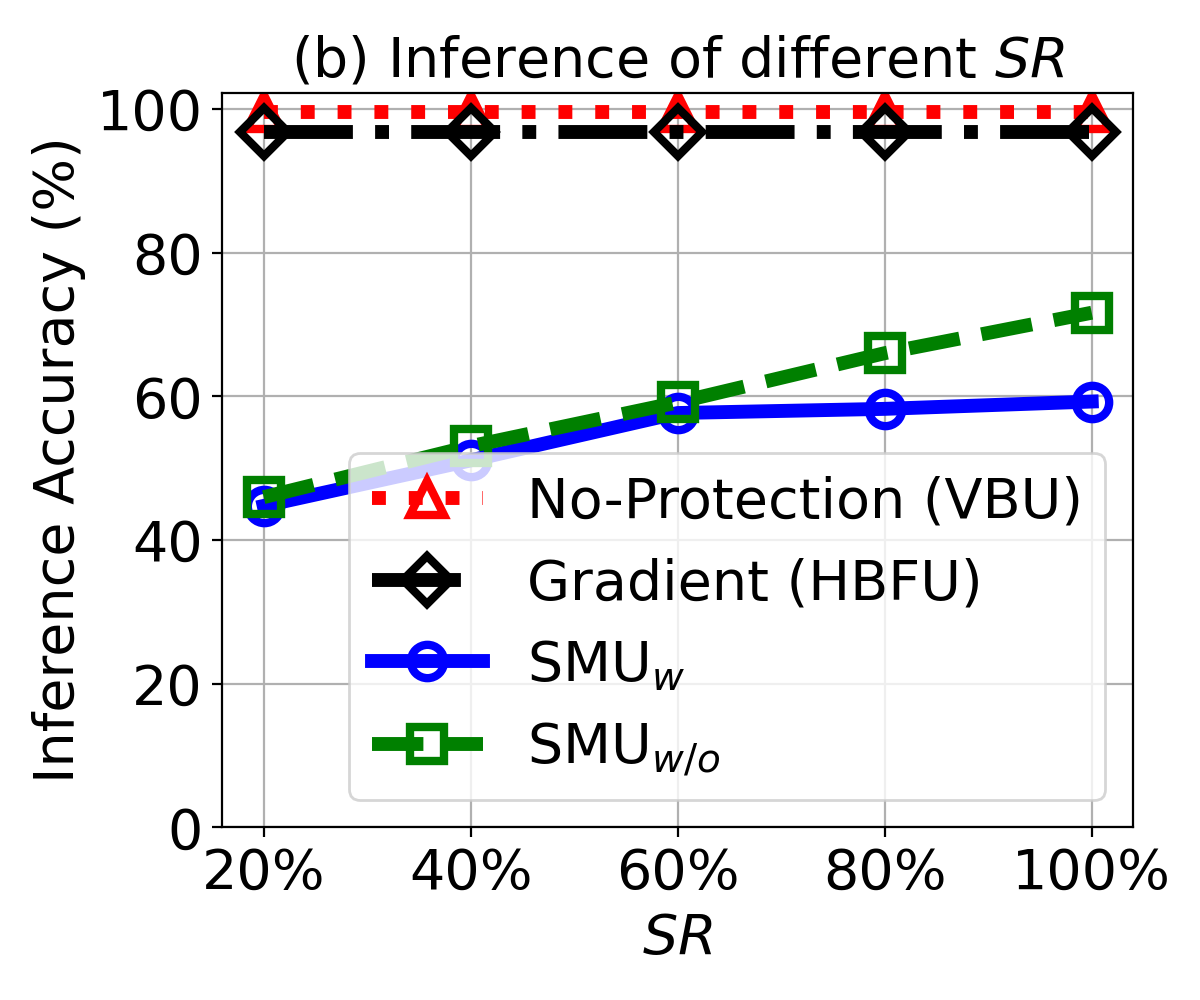

The script that saved this image:


import numpy as np
import matplotlib.pyplot as plt
import math
epsilon = 3
beta = 1 / epsilon


# validation_for_plt =[97,95.8600, 94.9400, 93.5400, 93.2400]
# attack_for_plt=[0, 0.3524, 0, 0.1762, 0.1762]
# basic_for_plt=[99.8, 99.8, 99.8, 99.8, 99.8]

x=[0, 20, 40, 60, 80]
# validation_for_plt =[97,95.8600, 94.9400, 93.5400, 93.2400]
# attack_for_plt=[0, 0.3524, 0, 0.1762, 0.1762]
# basic_for_plt=[99.8, 99.8, 99.8, 99.8, 99.8]

#labels = ['0%','20%', '40%', '60%', '80%', '99%' ]
labels = ['20%', '40%', '60%', '80%', '100%']

unl_hess_r = [96.80, 96.80, 96.80, 96.80, 96.80]
unl_vbu = [99.53, 99.53, 99.53, 99.53, 99.53]

unl_ss_w = [44.75, 51.09, 57.68, 58.26, 59.28]
unl_ss_wo = [45.97, 53.07, 59.16, 66.01, 71.64]

with_replacement = []
without_replacement = []
for i in range(len(x)):
    with_replacement.append( 1- math.pow(99/100,x[i]))
    without_replacement.append(x[i]/100)

print(with_replacement)
print(without_replacement)

plt.figure(figsize=(6, 5))
l_w=5
m_s=12
marker_s = 3
markevery=1
#plt.figure(figsize=(8, 5.3))
#plt.plot(x, unl_fr, color='blue', marker='^', label='Retrain',linewidth=l_w, markersize=m_s)

plt.plot(x, unl_vbu, linestyle=':', color='r',  marker='^', fillstyle='none', markevery=markevery,
         label='No-Protection (VBU)', linewidth=l_w,  markersize=m_s, markeredgewidth=marker_s)
# plt.plot(x, unl_vbu, color='r',  marker='p',  label='No-Protection (VBU)',linewidth=l_w, markersize=m_s)
plt.plot(x, unl_hess_r, linestyle='-.', color='k',  marker='D', fillstyle='none', markevery=markevery,
         label='Gradient (HBFU)',linewidth=l_w, markersize=m_s, markeredgewidth=marker_s)
#plt.plot(x, unl_hess_r, color='dodgerblue',  marker='o', linestyle='-.', label='Gradient (HBFU)',linewidth=l_w, markersize=m_s)
#plt.plot(x, without_replacement, color='palegreen',  marker='1',  label='RFU-SS',linewidth=l_w, markersize=m_s)

plt.plot(x, unl_ss_w, linestyle='-', color='b', marker='o', fillstyle='none', markevery=markevery,
         label='SMU$_{w}$', linewidth=l_w, markersize=m_s, markeredgewidth=marker_s)

plt.plot(x, unl_ss_wo, linestyle='--', color='g',  marker='s', fillstyle='none', markevery=markevery,
         label='SMU$_{w/o}$',linewidth=l_w, markersize=m_s, markeredgewidth=marker_s)



#plt.plot(x, unl_vibu, color='silver',  marker='d',  label='VIBU',linewidth=4,  markersize=10)

# plt.plot(x, y_sa03, color='r',  marker='2',  label='AAAI21 A_acc, pr=0.3',linewidth=3, markersize=8)
# plt.plot(x, y_sa05, color='darkblue',  marker='4',  label='AAAI21 A_acc, pr=0.5',linewidth=3, markersize=8)
# plt.plot(x, y_ma03, color='darkviolet',  marker='3',  label='FedMC A_acc, pr=0.3',linewidth=3, markersize=8)
# plt.plot(x, y_ma05, color='cyan',  marker='p',  label='FedMC A_acc, pr=0.5',linewidth=3, markersize=8)


plt.grid()
leg = plt.legend(fancybox=True, shadow=True)
# plt.xlabel('Malicious Client Ratio (%)' ,fontsize=16)
plt.ylabel('Inference Accuracy (%)' ,fontsize=20)
my_y_ticks = np.arange(0 ,110, 20)
plt.yticks(my_y_ticks,fontsize=20)
plt.xlabel('$\it{SR}$' , fontsize=20)

plt.xticks(x, labels, fontsize=20)
# plt.title('CIFAR10 IID')

plt.title('(b) Inference of different $\it{SR}$', fontsize=20)
plt.legend(loc='best',fontsize=20)
plt.tight_layout()
#plt.title("MNIST")
plt.rcParams['figure.figsize'] = (2.0, 1)
plt.rcParams['image.interpolation'] = 'nearest'
plt.rcParams['figure.subplot.left'] = 0.11
plt.rcParams['figure.subplot.bottom'] = 0.08
plt.rcParams['figure.subplot.right'] = 0.977
plt.rcParams['figure.subplot.top'] = 0.969
plt.savefig('infer_acc_sr_on_adult.png', dpi=200)
plt.show()